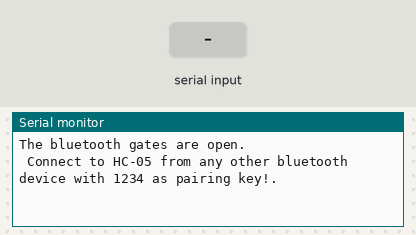
Bench run of a sketch on a simulated Arduino Uno, built with avr-gcc and run on an emulated ATmega328P. Parts: the last lines printed to the serial monitor. Inputs (shaded band) come from the test bench.

Above: at 1.2 s.
1.3 s: "1" received over the second serial link
At 2.4 s:
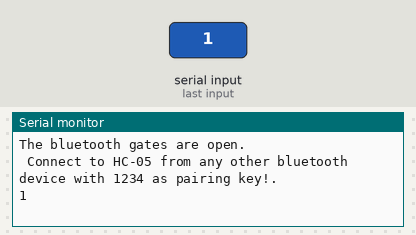
2.8 s: "0" received over the second serial link
At 3.6 s:
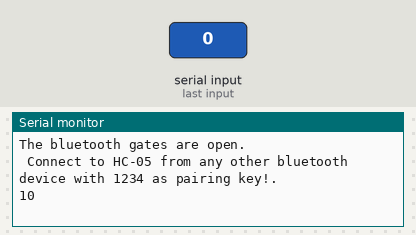

Measured:
- after the input at 1.3 s, the serial monitor: prints a new line at once (image 1)
- after the input at 2.8 s, the serial monitor: prints a new line at once (image 2)

The sketch:

btexample.ino
```cpp
#include <SoftwareSerial.h>
SoftwareSerial EEBlue(0, 1); // RX | TX
void setup()
{

  Serial.begin(9600);
  EEBlue.begin(9600);  //Default Baud for comm, it may be different for your Module.
  Serial.println("The bluetooth gates are open.\n Connect to HC-05 from any other bluetooth device with 1234 as pairing key!.");

}

void loop()
{

  // Feed any data from bluetooth to Terminal.
  if (EEBlue.available())
    Serial.write(EEBlue.read());

  // Feed all data from termial to bluetooth
  if (Serial.available())
    EEBlue.write(Serial.read());
}
```
